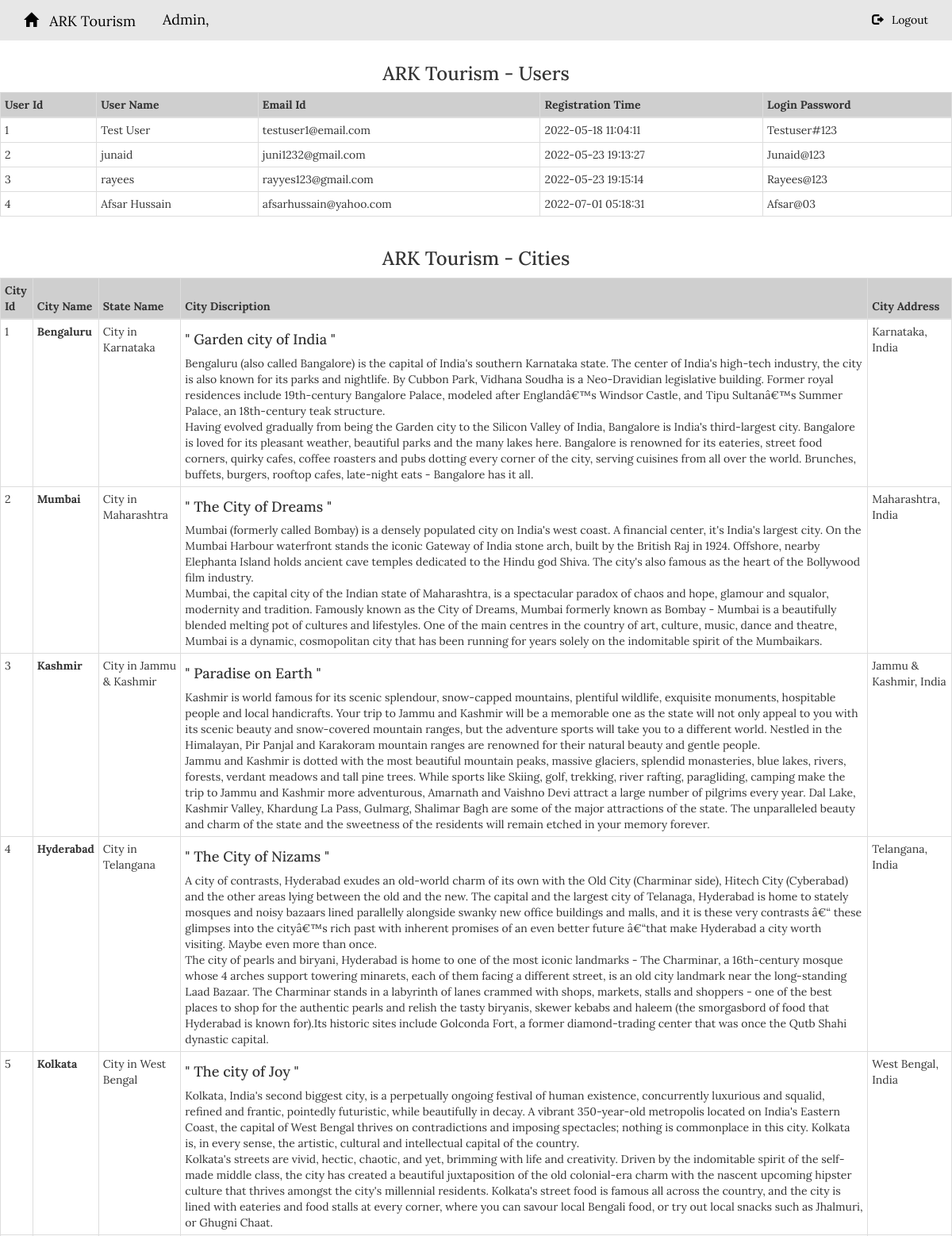
The page /ARK_Tourism/admin_dashboard.php (upper part) on the database its author committed.
### tables this page shows
CREATE TABLE `users` (
  `user_id` int(4) NOT NULL,
  `user_name` varchar(30) NOT NULL,
  `email_id` varchar(30) NOT NULL,
  `password` varchar(15) NOT NULL,
  `registration_time` timestamp NOT NULL DEFAULT current_timestamp()
);

CREATE TABLE `city` (
  `city_id` int(4) NOT NULL,
  `city_name` varchar(50) NOT NULL,
  `city_state` varchar(50) NOT NULL,
  `city_desc` varchar(1500) NOT NULL,
  `city_gmap` varchar(1500) NOT NULL,
  `city_address` varchar(100) NOT NULL,
  `city_weather` varchar(1500) NOT NULL,
  `city_images` varchar(1500) NOT NULL
);

### ARK_Tourism/admin_dashboard.php (the view, shortened to what this page needs)
<!DOCTYPE html>
<html lang="en" dir="ltr">
  <head>
    <link rel="stylesheet" href="https://maxcdn.bootstrapcdn.com/bootstrap/3.4.1/css/bootstrap.min.css">
  </head>
  <body onmousedown="return false" onselectstart="return false">
    <?php
        require 'db_connection.php';
        $adminname =  $_SESSION['admin_name'];
        $u_query = "SELECT * FROM users";
        $u_result = mysqli_query($conn, $u_query);
        $c_query = "SELECT * FROM city";
        $c_result = mysqli_query($conn, $c_query);
    ?>
    <nav class="navbar navbar-fixed-top">
            <div class="container">
                <div class="navbar-header">
                    <a href="user_dashboard.php" class="navbar-brand" style="color: black;"><span class="glyphicon glyphicon-home"></span> &nbsp; ARK Tourism &nbsp;&nbsp;&nbsp;</a>
                </div>
                <div>
                    <ul class="nav navbar-nav">
                        <li class="active"><a class="navbar-brand" style="color: black;"> Admin,&nbsp; <?php echo $adminname; ?> </a></li>
                    </ul>
                    <ul class="nav navbar-nav navbar-right">
                        <li> <a href="logout_admin.php" style="color: black;"><span class="glyphicon glyphicon-log-out"></span> &nbsp; Logout</a></li>
                    </ul>
                </div>
            </div>
        </nav>
        <center>
        <div id="container">
          <br><br><br>
            <div class="row">
                <div><h3> ARK Tourism - Users </h3></div>
            </div>
            <table class="table table-condensed table-bordered table-hover">
            <thead style="background-color: #cfcfcf;">
                <tr>
                    <th>User Id</th>
                    <th>User Name</th>
                    <th>Email Id</th>
                    <th>Registration Time</th>
                    <th>Login Password</th>
                </tr>
            </thead>
            <tbody>
                <?php while ($u_row = mysqli_fetch_array($u_result)) { ?>
                <tr>
                    <td><?php echo $u_row['user_id']; ?></td>
                    <td><?php echo $u_row['user_name']; ?></td>
                    <td><?php echo $u_row['email_id']; ?></td>
                    <td><?php echo $u_row['registration_time']; ?></td>
                    <td><?php echo $u_row['password']; ?></td>
                </tr>
                <?php } ?>
            </tbody>
            </table>
            <div class="row">
                <div><h3> ARK Tourism - Cities </h3></div>
            </div>
            <table class="table table-condensed table-bordered table-hover">
            <thead style="background-color: #cfcfcf;">
                <tr>
                    <th>City Id</th>
                    <th>City Name</th>
                    <th>State Name</th>
                    <th>City Discription</th>
                    <th>City Address</th>
                </tr>
            </thead>
            <tbody>
                <?php while ($c_row = mysqli_fetch_array($c_result)) { ?>
                <tr>
                    <td><?php echo $c_row['city_id']; ?></td>
                    <td><?php echo $c_row['city_name']; ?></td>
                    <td><?php echo $c_row['city_state']; ?></td>
                    <td><?php echo $c_row['city_desc']; ?></td>
                    <td><?php echo $c_row['city_address']; ?></td>
                </tr>
                <?php } ?>
            </tbody>
            </table>
        </div>
    </center>
  </body>
</html>

### ARK_Tourism/admin_dashboard.php (style rules this page uses)
body { font-family: 'Lora', serif; }
.navbar { background-color: #E7E7E7; }
#container { max-width: 1350px; }

### rows shown on the page
users: user_id "1", user_name "Test User", email "testuser1@email.com", registration_time "2022-05-18 11:04:11", password "Testuser#123"
users: user_id "2", user_name "junaid", email "juni1232@gmail.com", registration_time "2022-05-23 19:13:27", password "Junaid@123"
users: user_id "3", user_name "rayees", email "rayyes123@gmail.com", registration_time "2022-05-23 19:15:14", password "Rayees@123"
users: user_id "4", user_name "Afsar Hussain", email "afsarhussain@yahoo.com", registration_time "2022-07-01 05:18:31", password "Afsar@03"
city: city_id "1", city_name "Bengaluru", city_state "City in Karnataka", city_desc "\" Garden city of India \" Bengaluru (also called Bangalore) is the capital of India's southern Karnataka state. The center of India's high-tech industry, the city is also known for its parks and nightlife. By Cubbon Park, Vidhana Soudha is a Neo-Dravidian legislative building. Former royal residences include 19th-century Bangalore Palace, modeled after Englandâ€™s Windsor Castle, and Tipu Sultanâ€™s Summer Palace, an 18th-century teak structure. Having evolved gradually from being the Garden city to the Silicon Valley of India, Bangalore is India's third-largest city. Bangalore is loved for its pleasant weather, beautiful parks and the many lakes here. Bangalore is renowned for its eateries,…", city_address "Karnataka, India"
city: city_id "2", city_name "Mumbai", city_state "City in Maharashtra", city_desc "\" The City of Dreams \" Mumbai (formerly called Bombay) is a densely populated city on India's west coast. A financial center, it's India's largest city. On the Mumbai Harbour waterfront stands the iconic Gateway of India stone arch, built by the British Raj in 1924. Offshore, nearby Elephanta Island holds ancient cave temples dedicated to the Hindu god Shiva. The city's also famous as the heart of the Bollywood film industry. Mumbai, the capital city of the Indian state of Maharashtra, is a spectacular paradox of chaos and hope, glamour and squalor, modernity and tradition. Famously known as the City of Dreams, Mumbai formerly known as Bombay - Mumbai is a beautifully blended melting pot of…", city_address "Maharashtra, India"
city: city_id "3", city_name "Kashmir", city_state "City in Jammu & Kashmir", city_desc "\" Paradise on Earth \" Kashmir is world famous for its scenic splendour, snow-capped mountains, plentiful wildlife, exquisite monuments, hospitable people and local handicrafts. Your trip to Jammu and Kashmir will be a memorable one as the state will not only appeal to you with its scenic beauty and snow-covered mountain ranges, but the adventure sports will take you to a different world. Nestled in the Himalayan, Pir Panjal and Karakoram mountain ranges are renowned for their natural beauty and gentle people. Jammu and Kashmir is dotted with the most beautiful mountain peaks, massive glaciers, splendid monasteries, blue lakes, rivers, forests, verdant meadows and tall pine trees. While…", city_address "Jammu & Kashmir, India"
city: city_id "4", city_name "Hyderabad", city_state "City in Telangana", city_desc "\" The City of Nizams \" A city of contrasts, Hyderabad exudes an old-world charm of its own with the Old City (Charminar side), Hitech City (Cyberabad) and the other areas lying between the old and the new. The capital and the largest city of Telanaga, Hyderabad is home to stately mosques and noisy bazaars lined parallelly alongside swanky new office buildings and malls, and it is these very contrasts â€“ these glimpses into the cityâ€™s rich past with inherent promises of an even better future â€“that make Hyderabad a city worth visiting. Maybe even more than once. The city of pearls and biryani, Hyderabad is home to one of the most iconic landmarks - The Charminar, a 16th-century mosque…", city_address "Telangana, India"
city: city_id "5", city_name "Kolkata", city_state "City in West Bengal", city_desc "\" The city of Joy \" Kolkata, India's second biggest city, is a perpetually ongoing festival of human existence, concurrently luxurious and squalid, refined and frantic, pointedly futuristic, while beautifully in decay. A vibrant 350-year-old metropolis located on India's Eastern Coast, the capital of West Bengal thrives on contradictions and imposing spectacles; nothing is commonplace in this city. Kolkata is, in every sense, the artistic, cultural and intellectual capital of the country. Kolkata's streets are vivid, hectic, chaotic, and yet, brimming with life and creativity. Driven by the indomitable spirit of the self-made middle class, the city has created a beautiful juxtaposition of…", city_address "West Bengal, India"
